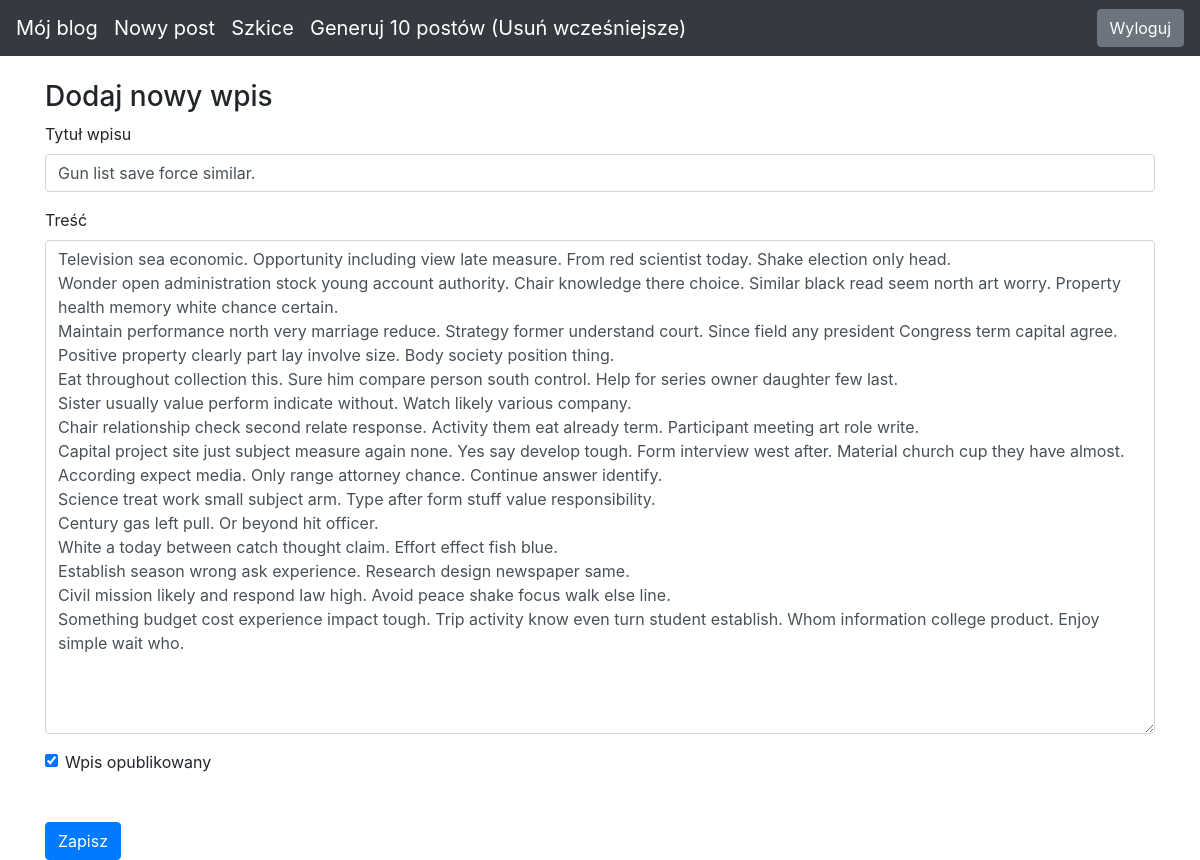
/edit-post/2 (signed in), run on the app's committed database.
### blog/models.py (models this page shows)
class Entry(db.Model):
   id = db.Column(db.Integer, primary_key=True)
   title = db.Column(db.String(80), nullable=False)
   body = db.Column(db.Text, nullable=False)
   pub_date = db.Column(db.DateTime, nullable=False,
       default=datetime.datetime.utcnow)
   is_published = db.Column(db.Boolean, default=False)

### blog/routes.py (the view)
@app.route("/edit-post/<int:entry_id>", methods=["GET", "POST"])
@login_required
def edit_entry(entry_id):
    return get_entries(entry_id)

### blog/forms.py
class EntryForm(FlaskForm):
   title = StringField('Title', validators=[DataRequired()])
   body = TextAreaField('Content', validators=[DataRequired()])
   is_published = BooleanField('Is Published?')

### blog/routes.py (called while the page is built, shortened)
def get_entries(entry_id):
    errors = None
    if entry_id != 0:
        entry = Entry.query.filter_by(id=entry_id).first_or_404()
        form = EntryForm(obj=entry)
        flash_mess = f'Edytowano post {entry.title} na blogu.'
    return render_template("entry_form.html", form=form, errors=errors)

def login_required(view_func):
   @functools.wraps(view_func)
   def check_permissions(*args, **kwargs):
       if session.get('logged_in'):
           return view_func(*args, **kwargs)
       return redirect(url_for('login', next=request.path))
   return check_permissions

### blog/templates/entry_form.html (shortened to what this page needs)
{% extends "base.html" %}
{% block content %}
<h3>
   Dodaj nowy wpis
</h3>
<form action="" method="POST">
   <div class="form-group">
       <label for="title">Tytuł wpisu</label>
       {{ form.title(class_="form-control") }}
   </div>
   <div class="form-group">
       <label for="body">Treść</label>
       {{ form.body(class_="form-control", cols="100", rows="20") }}
   </div>
   <div class="form-check">
       {{ form.is_published(class_="form-check-input") }}
       <label class="form-check-label" for="is_published">Wpis opublikowany</label>
   </div>
   <button type="submit" class="btn btn-primary mt-5">Zapisz</button>
</form>
{% endblock %}

### blog/templates/base.html (style rules this page uses)
body { padding-top: 5rem; }

### data on the page
Entry: title "Gun list save force similar.", body "Television sea economic. Opportunity including view late measure. From red scientist today. Shake election only head. Wonder open administration stock young account authority. Chair knowledge there choice. Similar black read seem north art worry. Property health memory white chance certain. Maintain performance north very marriage reduce. Strategy former understand court. Since field any president Congress term capital agree. Positive property clearly part lay involve size. Body society position thing. Eat throughout collection this. Sure him compare person south control. Help for series owner daughter few last. Sister usually value perform indicate without. Watch likely various company.…", is_published "☑"
